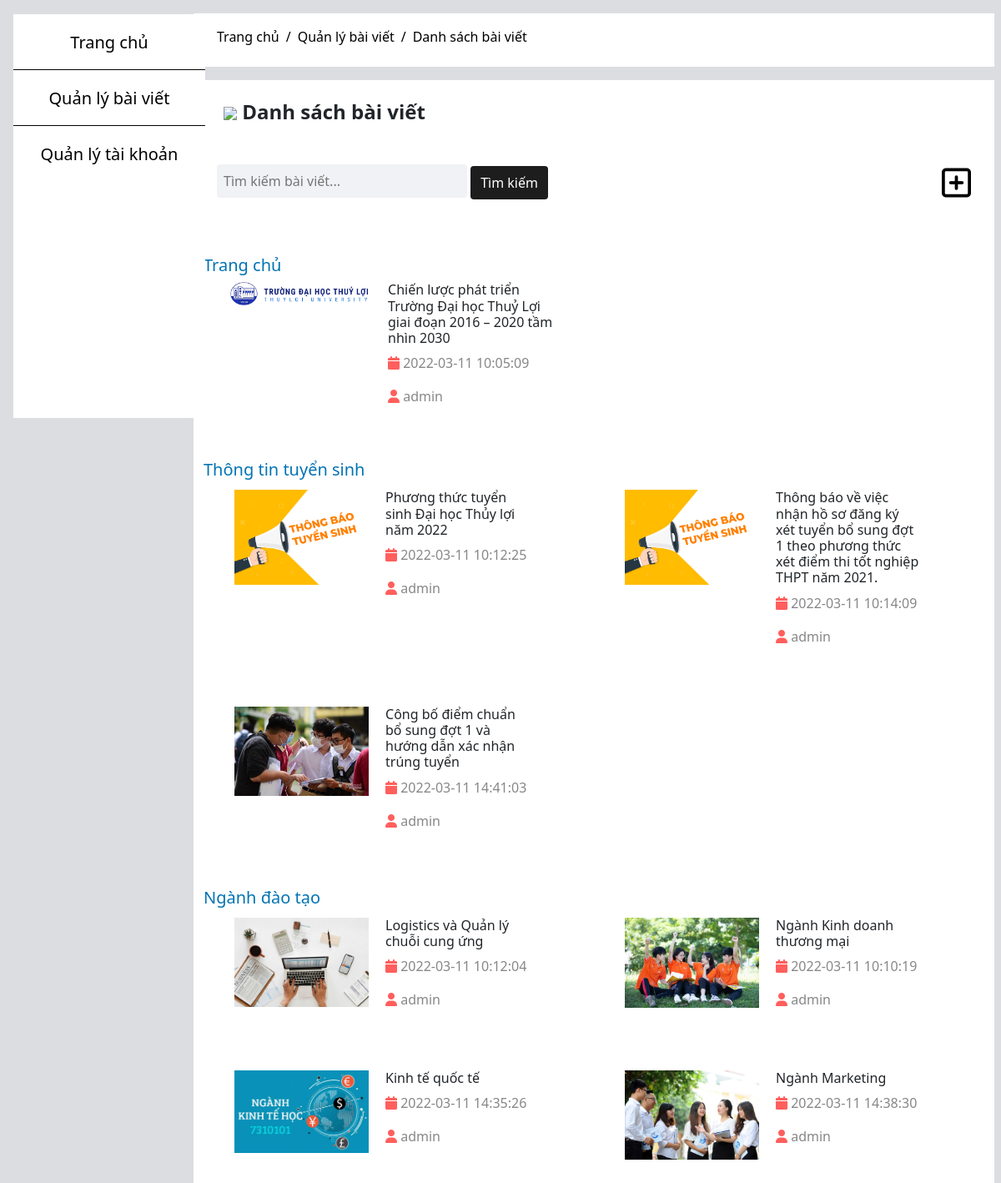
The page /Src/Admin/mng-article.php (signed in) on the database as committed earlier.
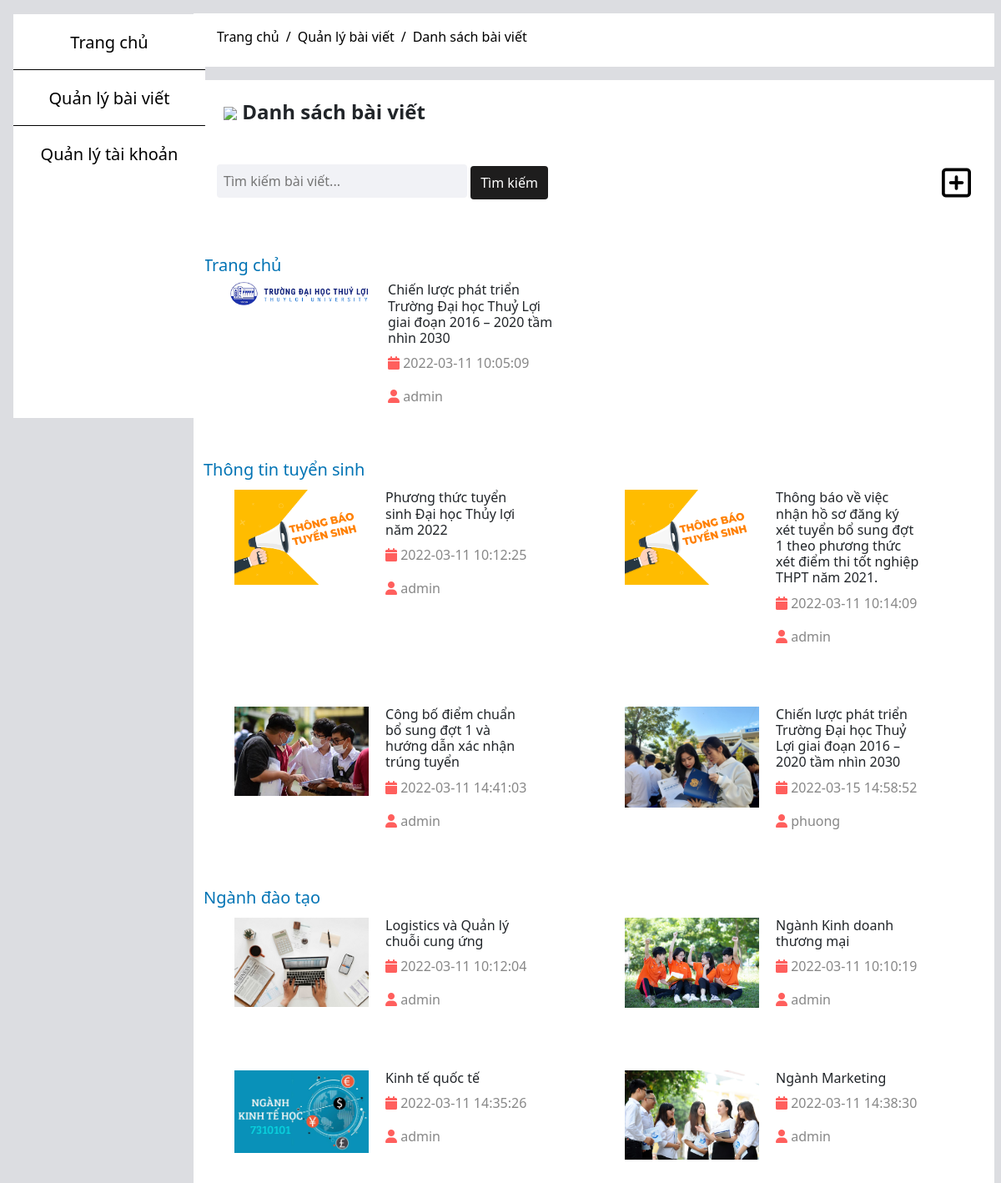
The same page on the database as committed later.
### tables this page shows
CREATE TABLE `posts` (
  `PostID` int(10) UNSIGNED NOT NULL,
  `Category` varchar(50) NOT NULL,
  `Title` varchar(255) NOT NULL,
  `Content` longtext NOT NULL,
  `CreatedAt` timestamp NOT NULL DEFAULT current_timestamp() ON UPDATE current_timestamp(),
  `Image` varchar(255) NOT NULL,
  `UserID` int(10) UNSIGNED NOT NULL
);

CREATE TABLE `users` (
  `UserID` int(10) UNSIGNED NOT NULL,
  `UserName` varchar(50) NOT NULL,
  `Password` varchar(100) NOT NULL,
  `FullName` varchar(50) NOT NULL,
  `Email` varchar(100) NOT NULL,
  `PhoneNumber` varchar(12) NOT NULL,
  `Types` varchar(50) NOT NULL DEFAULT 'Thành viên',
  `Status` varchar(50) NOT NULL DEFAULT 'Hoạt động'
);

### Src/Admin/mng-article.php (the view, shortened to what the changed rows need)
<?php
    include ('header.php');
    include ('../config.php');
?>
<div class="content "  >
        <div class="row float-end col-md-8 my-2 mb-3 py-2 me-2  mx-auto" style="background-color:#ffffff; width:80%; height: 1400px">
            <div class="list-article">
                <div class="">
                    <?php
                            $sql = "SELECT * FROM posts p,users u where Category = 'Giới thiệu' and p.UserID = u.UserID";
                            $result = mysqli_query($conn,$sql);
            if(mysqli_num_rows($result) > 0){
                echo'<div class="row row-cols-1 row-cols-md-3 g-5  px-4 pb-5">';
                while($row = mysqli_fetch_assoc($result)){?>
                    <div class="col-6 d-flex">
                    <div class="box1">
                    <div class="box-img me-4">
                        <img src="../Images/<?php echo $row['Image']?>" alt="Ảnh" class="img-responsive">
                    </div>
                    <div class="box-text1">
                        <h6>   <?php echo $row['Title']?></h6>
                        <p style="color:#878787"><i class="fa fa-calendar" aria-hidden="true" style="color:#FF5F5D"></i>    <?php echo $row['CreatedAt']?></p>
                        <p style="color:#878787"><i class="fa fa-user" aria-hidden="true" style="color:#FF5F5D"></i>    <?php echo $row['UserName']?></p>
                    </div>
                </div>
                </div>
               <?php }
                echo'</div>';
            }
                        ?>
                <div>
                    <?php
                            $sql = "SELECT * FROM posts p,users u where Category = 'Thông tin tuyển sinh' and p.UserID = u.UserID";
                            $result = mysqli_query($conn,$sql);
            if(mysqli_num_rows($result) > 0){
                echo'<div class="row row-cols-1 row-cols-md-3 g-5  px-4 pb-5">';
                while($row = mysqli_fetch_assoc($result)){?>
                    <div class="col-6 d-flex">
                    <div class="box">
                    <div class="box-img">
                        <img src="../Images/<?php echo $row['Image']?>" alt="Ảnh" class="img-responsive">
                    </div>
                    <div class="box-text">
                        <h6><?php echo $row['Title']?></h6>
                        <p style="color:#878787"><i class="fa fa-calendar" aria-hidden="true" style="color:#FF5F5D"></i>  <?php echo $row['CreatedAt']?></p>
                        <p style="color:#878787"><i class="fa fa-user" aria-hidden="true" style="color:#FF5F5D"></i>  <?php echo $row['UserName']?></p>
                    </div>
                </div>
                </div>
               <?php }
                echo'</div>';
            }
                        ?>
                <div>
                    <?php
                            $sql = "SELECT * FROM posts p,users u where Category = 'Ngành đào tạo' and p.UserID = u.UserID";
                            $result = mysqli_query($conn,$sql);
            if(mysqli_num_rows($result) > 0){
                echo'<div class="row row-cols-1 row-cols-md-3 g-5  px-4 pb-5">';
                while($row = mysqli_fetch_assoc($result)){?>
                    <div class="col-6 d-flex">
                    <div class="box">
                    <div class="box-img">
                        <img src="../Images/<?php echo $row['Image']?>" alt="Ảnh" class="img-responsive">
                    </div>
                    <div class="box-text">
                        <h6><?php echo $row['Title']?></h6>
                        <p style="color:#878787"><i class="fa fa-calendar" aria-hidden="true" style="color:#FF5F5D"></i>  <?php echo $row['CreatedAt']?></p>
                        <p style="color:#878787"><i class="fa fa-user" aria-hidden="true" style="color:#FF5F5D"></i>  <?php echo $row['UserName']?></p>
                    </div>
                </div>
                </div>
               <?php }
                echo'</div>';
            }
                        ?>
            </div>
        </div>
</div>

Rows that differ between the two databases and show on the page:
added posts: Image (picture), Title "Chiến lược phát triển Trường Đại học Thuỷ Lợi giai đoạn 2016 – 2020 tầm nhìn 2030", CreatedAt "2022-03-15 14:58:52", UserID.UserName "phuong"
